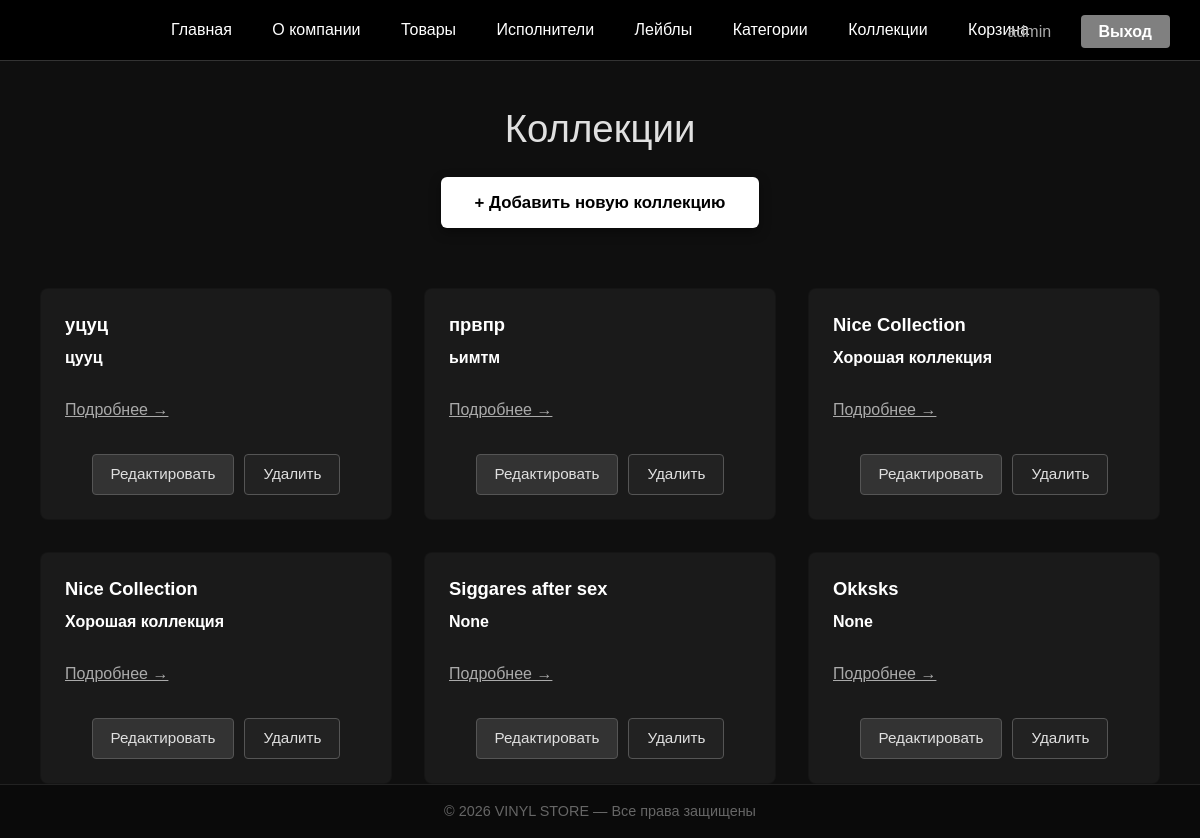
Screenshot of /collections/ (signed in) with the database file from the repository.
### productproject/models.py (models this page shows, shortened)
class Collection(models.Model):
    name = models.CharField(max_length=MAX_LENGTH, verbose_name='Наименование коллекции')
    description = models.TextField(null=True, blank=True, verbose_name='Описание коллекции')
    class Meta:
        verbose_name = 'Коллекция'
        verbose_name_plural = 'Коллекции'

### productproject/views.py (the view)
# urls.py: path('collections/', CollectionListView.as_view(), name='collection_list'),
@method_decorator(permission_required('productproject.view_collection', login_url='productproject:login'), name='dispatch')
class CollectionListView(ListView):
    model = Collection
    template_name = 'collections/collection_list.html'
    context_object_name = 'collections'

### productproject/templates/collections/collection_list.html (shortened to what this page needs)
{% extends 'base.html' %}
{% block content %}
    <div class="catalog-header">
        <h1>Коллекции</h1>
        {% if perms.productproject.add_collection %}
            <a href="{% url 'productproject:collection_create' %}" class="add-btn">
                + Добавить новую коллекцию
            </a>
        {% endif %}
    </div>
    <div class="grid">
        {% for collection in collections %}
        <div class="card">
            <h3>{{ collection.name }}</h3>
            <p style="color: #aaa; line-height: 1.5; flex-grow: 1;">
                {{ collection.description|truncatewords:25|default:"Нет описания" }}
            </p>
            <a href="{% url 'productproject:collection_detail' collection.pk %}"
               style="color:#aaa; display:block; margin:12px 0;">
                Подробнее →
            </a>
            {% if perms.productproject.change_collection or perms.productproject.delete_collection %}
                <div class="btn-group">
                    {% if perms.productproject.change_collection %}
                        <a href="{% url 'productproject:collection_update' collection.pk %}" class="btn-edit">Редактировать</a>
                    {% endif %}
                    {% if perms.productproject.delete_collection %}
                        <a href="{% url 'productproject:collection_delete' collection.pk %}" class="btn-delete">Удалить</a>
                    {% endif %}
                </div>
            {% endif %}
        </div>
        {% empty %}
            <p style="grid-column: 1 / -1; text-align: center; padding: 100px 20px; color: #777; font-size: 1.1rem;">
                Пока нет коллекций
            </p>
        {% endfor %}
    </div>
{% endblock %}

### templates/_inc/_header.html
<header>
    <nav>
        <a href="{% url 'productproject:home' %}">Главная</a>
        <a href="{% url 'productproject:about' %}">О компании</a>
        <a href="{% url 'productproject:plate_list' %}">Товары</a>
        <a href="{% url 'productproject:artist_list' %}">Исполнители</a>
        <a href="{% url 'productproject:label_list' %}">Лейблы</a>
        <a href="{% url 'productproject:category_list' %}">Категории</a>
        <a href="{% url 'productproject:collection_list' %}">Коллекции</a>
        <a href="{% url 'productproject:cart' %}">Корзина</a>
    </nav>
    <div class="auth-buttons">
        {% if user.is_authenticated %}
            <span style="color: #aaa; margin-right: 15px;">{{ user.username }}</span>
            <a href="{% url 'productproject:logout' %}" class="btn-logout">Выход</a>
        {% else %}
            <a href="{% url 'productproject:login' %}" class="btn-login">Войти</a>
            <a href="{% url 'productproject:register' %}" class="btn-register">Регистрация</a>
        {% endif %}
    </div>
</header>

### templates/base.html (style rules this page uses)
* { margin: 0; padding: 0; box-sizing: border-box; }
body { font-family: Arial, sans-serif; background: #0f0f0f; color: #e0e0e0; min-height: 100vh; display: flex; flex-direction: column; }
header { background: #000; padding: 18px 0; text-align: center; border-bottom: 1px solid #333; }
.auth-buttons { position: absolute; right: 30px; top: 20px; }
.btn-login, .btn-register, .btn-logout { padding: 8px 18px; border-radius: 4px; text-decoration: none; font-weight: bold; margin-left: 10px; }
.btn-logout { background: #808080; color: #fff; }
nav a { color: #fff; margin: 0 18px; text-decoration: none; }
h1 { text-align: center; margin: 40px 0 25px; font-size: 2.5rem; }
.card h5, .card h6, .card-title, .card .card-title, .card strong, .product-name, [class*="title"], .card div:first-child, .card p:first-of-type { color: #ffffff !important; font-weight: 600 !important; }

### productproject/templates/collections/collection_list.html (style rules this page uses)
.catalog-header { text-align: center; margin: 45px 0 60px 0; }
.catalog-header h1 { margin: 0 0 25px 0; font-size: 2.4rem; }
.add-btn { display: inline-block; background: #ffffff; color: #000000; padding: 13px 34px; text-decoration: none; border-radius: 6px; font-weight: bold; font-size: 1.05rem; box-shadow: 0 4px 12px rgba(0, 0, 0, 0.4); transition: all 0.3s; }
.grid { display: grid !important; grid-template-columns: repeat(auto-fill, minmax(290px, 1fr)) !important; gap: 32px !important; width: 100% !important; max-width: 100% !important; padding: 0 20px !important; box-sizing: border-box; }
main.container .grid { max-width: none !important; width: 100% !important; padding: 0 20px !important; }
.card { background: #1a1a1a; border-radius: 8px; padding: 24px; transition: 0.3s; height: 100%; display: flex; flex-direction: column; }
.card h3 { margin-top: 0; margin-bottom: 12px; font-size: 1.35rem; }
.btn-group { margin-top: auto; display: flex; gap: 10px; justify-content: center; padding-top: 20px; }
.btn-edit, .btn-delete { padding: 8px 18px; text-decoration: none; border-radius: 4px; font-size: 0.95rem; }
.btn-edit { background: #333; color: #e0e0e0; border: 1px solid #555; }
.btn-delete { background: #222; color: #e0e0e0; border: 1px solid #555; }
.card h3 { margin: 0 0 8px 0; font-size: 1.15rem; line-height: 1.35; color: #ffffff !important; font-weight: 600; }

### rows the page displays
Collection: name "уцуц", description "цууц"
Collection: name "првпр", description "ьимтм"
Collection: name "Nice Collection", description "Хорошая коллекция"
Collection: name "Nice Collection", description "Хорошая коллекция"
Collection: name "Siggares after sex", description "None"
Collection: name "Okksks", description "None"

### other values shown
{{ user.username }} "admin"
